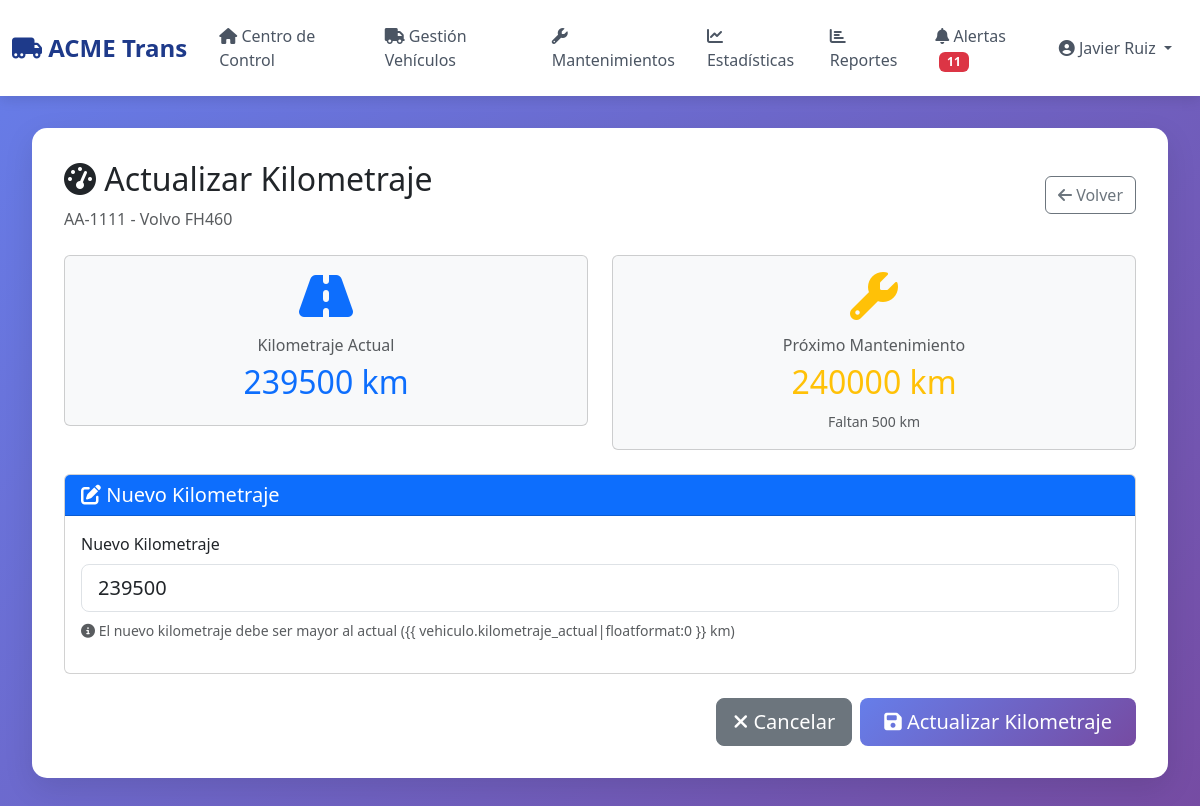
Screenshot of /dashboard/vehiculos/14/actualizar-km/ (signed in) with the database file from the repository.
### flota/models.py (models this page shows, shortened)
class Vehiculo(models.Model):
    ESTADO_CHOICES = [
        ('operativo', 'Operativo'),
        ('mantenimiento', 'En Mantenimiento'),
        ('fuera_servicio', 'Fuera de Servicio'),
    ]
    TIPO_CAPACIDAD_CHOICES = [
        ('GC', 'Gran Capacidad'),
        ('MC', 'Mediana Capacidad'),
    ]
    patente = models.CharField(max_length=10, unique=True, verbose_name="Patente")
    marca = models.CharField(max_length=50, verbose_name="Marca")
    modelo = models.CharField(max_length=50, verbose_name="Modelo")
    año = models.IntegerField(verbose_name="Año")
    tipo_capacidad = models.CharField(
        max_length=2,
        choices=TIPO_CAPACIDAD_CHOICES,
        default='MC',
        verbose_name="Tipo de Capacidad"
    )
    estado = models.CharField(
        max_length=20,
        choices=ESTADO_CHOICES,
        default='operativo',
        verbose_name="Estado"
    )
    kilometraje_actual = models.IntegerField(default=0, verbose_name="Kilometraje Actual")
    centro_operacion = models.ForeignKey(
        CentroOperacional,
        on_delete=models.CASCADE,
        related_name='vehiculos',
        verbose_name="Centro Operacional"
    )
    numero_chasis = models.CharField(max_length=50, blank=True, verbose_name="Número de Chasis")
    numero_motor = models.CharField(max_length=50, blank=True, verbose_name="Número de Motor")
    valor_adquisicion = models.DecimalField(
        max_digits=12,
        decimal_places=0,
        null=True,
        blank=True,
        verbose_name="Valor de Adquisición"
    )
    fecha_adquisicion = models.DateField(
        null=True,
        blank=True,
        verbose_name="Fecha de Adquisición"
    )
    imagen = models.ImageField(
        upload_to='vehiculos/',
        null=True,
        blank=True,
        verbose_name="Foto del Vehículo"
    )
    observaciones = models.TextField(blank=True, verbose_name="Observaciones")
    activo = models.BooleanField(default=True)
    fecha_creacion = models.DateTimeField(auto_now_add=True)
    fecha_modificacion = models.DateTimeField(auto_now=True)
    class Meta:
        verbose_name = "Vehículo"
        verbose_name_plural = "Vehículos"
        ordering = ['patente']
    def proximo_mantenimiento_km(self):
        return ((self.kilometraje_actual // 10000) + 1) * 10000
    def km_hasta_mantenimiento(self):
        return self.proximo_mantenimiento_km() - self.kilometraje_actual

### flota/views.py (the view)
# urls.py: path('vehiculos/<int:pk>/actualizar-km/', views.vehiculo_actualizar_km_view, name='vehiculo_actualizar_km'),
@login_required
def vehiculo_actualizar_km_view(request, pk):
    vehiculo = get_object_or_404(Vehiculo, pk=pk)
    if request.method == 'POST':
        form = ActualizarKilometrajeForm(request.POST, instance=vehiculo)
        if form.is_valid():
            vehiculo = form.save()
            messages.success(request, f'✅ Kilometraje de {vehiculo.patente} actualizado a {vehiculo.kilometraje_actual:,} km.')
            return redirect('flota:vehiculo_detalle', pk=vehiculo.pk)
    else:
        form = ActualizarKilometrajeForm(instance=vehiculo)
    context = {
        'form': form,
        'vehiculo': vehiculo,
        'page_title': f'Actualizar KM {vehiculo.patente}',
    }
    return render(request, 'flota/vehiculo_actualizar_km.html', context)

### flota/forms.py (shortened to what this page needs)
class ActualizarKilometrajeForm(forms.ModelForm):
    class Meta:
        model = Vehiculo
        fields = ['kilometraje_actual']
        widgets = {
            'kilometraje_actual': forms.NumberInput(attrs={
                'class': 'form-control form-control-lg',
                'min': 0
            })
        }
        labels = {
            'kilometraje_actual': 'Nuevo Kilometraje'
        }

### flota/templates/flota/vehiculo_actualizar_km.html (shortened to what this page needs)
{% extends 'flota/base.html' %}
{% block content %}
<div class="card-custom">
    <div class="d-flex justify-content-between align-items-center mb-4">
        <div>
            <h2><i class="fas fa-tachometer-alt"></i> Actualizar Kilometraje</h2>
            <p class="text-muted mb-0">{{ vehiculo.patente }} - {{ vehiculo.marca }} {{ vehiculo.modelo }}</p>
        </div>
        <a href="{% url 'flota:vehiculo_detalle' vehiculo.pk %}" class="btn btn-outline-secondary">
            <i class="fas fa-arrow-left"></i> Volver
        </a>
    </div>
    <div class="row">
        <div class="col-md-6">
            <div class="card bg-light mb-4">
                <div class="card-body text-center">
                    <i class="fas fa-road fa-3x text-primary mb-3"></i>
                    <h6 class="text-muted">Kilometraje Actual</h6>
                    <h2 class="text-primary">{{ vehiculo.kilometraje_actual|floatformat:0 }} km</h2>
                </div>
            </div>
        </div>
        <div class="col-md-6">
            <div class="card bg-light mb-4">
                <div class="card-body text-center">
                    <i class="fas fa-wrench fa-3x text-warning mb-3"></i>
                    <h6 class="text-muted">Próximo Mantenimiento</h6>
                    <h2 class="text-warning">{{ vehiculo.proximo_mantenimiento_km|floatformat:0 }} km</h2>
                    <small class="text-muted">Faltan {{ vehiculo.km_hasta_mantenimiento|floatformat:0 }} km</small>
                </div>
            </div>
        </div>
    </div>
    <form method="post">
        <div class="card">
            <div class="card-header bg-primary text-white">
                <h5 class="mb-0"><i class="fas fa-edit"></i> Nuevo Kilometraje</h5>
            </div>
            <div class="card-body">
                <div class="mb-3">
                    <label class="form-label">{{ form.kilometraje_actual.label }}</label>
                    {{ form.kilometraje_actual }}
                    <small class="form-text text-muted d-block mt-2">
                        <i class="fas fa-info-circle"></i> El nuevo kilometraje debe ser mayor al actual ({{
                        vehiculo.kilometraje_actual|floatformat:0 }} km)
                    </small>
                </div>
            </div>
        </div>
        <div class="d-flex justify-content-end gap-2 mt-4">
            <a href="{% url 'flota:vehiculo_detalle' vehiculo.pk %}" class="btn btn-secondary btn-lg">
                <i class="fas fa-times"></i> Cancelar
            </a>
            <button type="submit" class="btn btn-custom btn-lg">
                <i class="fas fa-save"></i> Actualizar Kilometraje
            </button>
        </div>
    </form>
</div>
{% endblock %}

### flota/templates/flota/base.html (shortened to what this page needs)
<!DOCTYPE html>
<html lang="es">
<head>
    <link href="https://cdn.jsdelivr.net/npm/bootstrap@5.3.0/dist/css/bootstrap.min.css" rel="stylesheet">
    <link rel="stylesheet" href="https://cdnjs.cloudflare.com/ajax/libs/font-awesome/6.4.0/css/all.min.css">
</head>
<body>
    <nav class="navbar navbar-expand-lg navbar-custom">
        <div class="container-fluid">
            <a class="navbar-brand" href="{% url 'flota:dashboard' %}">
                <i class="fas fa-truck-moving"></i> ACME Trans
            </a>
            <div class="collapse navbar-collapse" id="navbarNav">
                <ul class="navbar-nav me-auto">
                    <li class="nav-item">
                        <a class="nav-link {% if request.resolver_match.url_name == 'dashboard' %}active{% endif %}"
                            href="{% url 'flota:dashboard' %}">
                            <i class="fas fa-home"></i> Centro de Control
                        </a>
                    </li>
                    <li class="nav-item">
                        <a class="nav-link {% if request.resolver_match.url_name == 'vehiculos' %}active{% endif %}"
                            href="{% url 'flota:vehiculos' %}">
                            <i class="fas fa-truck"></i> Gestión Vehículos
                        </a>
                    </li>
                    <li class="nav-item">
                        <a class="nav-link {% if request.resolver_match.url_name == 'mantenimientos' %}active{% endif %}"
                            href="{% url 'flota:mantenimientos' %}">
                            <i class="fas fa-wrench"></i> Mantenimientos
                        </a>
                    </li>
                    <li class="nav-item">
                        <a class="nav-link {% if request.resolver_match.url_name == 'estadisticas' %}active{% endif %}"
                            href="{% url 'flota:estadisticas' %}">
                            <i class="fas fa-chart-line"></i> Estadísticas
                        </a>
                    </li>
                    <li class="nav-item">
                        <a class="nav-link {% if request.resolver_match.url_name == 'reportes' %}active{% endif %}"
                            href="{% url 'flota:reportes' %}">
                            <i class="fas fa-chart-bar"></i> Reportes
                        </a>
                    </li>
                    <li class="nav-item">
                        <a class="nav-link {% if request.resolver_match.url_name == 'alertas' %}active{% endif %}"
                            href="{% url 'flota:alertas' %}">
                            <i class="fas fa-bell"></i> Alertas
                            <span class="badge bg-danger ms-1" id="alertas-badge"></span>
                        </a>
                    </li>
                </ul>
                <ul class="navbar-nav">
                    <li class="nav-item dropdown">
                        <a class="nav-link dropdown-toggle" href="#" id="userDropdown" role="button"
                            data-bs-toggle="dropdown">
                            <i class="fas fa-user-circle"></i> {{ user.get_full_name|default:user.username }}
                        </a>
                    </li>
                </ul>
            </div>
        </div>
    </nav>
    <div class="content-container">
        {% block content %}{% endblock %}
    </div>
</body>
</html>

### flota/templates/flota/base.html (style rules this page uses)
:root { --primary-color: #1e3a8a; --success-color: #10b981; --warning-color: #f59e0b; --danger-color: #ef4444; }
body { background: linear-gradient(135deg, #667eea 0%, #764ba2 100%); min-height: 100vh; font-family: 'Segoe UI', Tahoma, Geneva, Verdana, sans-serif; }
.navbar-custom { background: white; box-shadow: 0 4px 12px rgba(0, 0, 0, 0.1); padding: 1rem 0; }
.navbar-brand { font-size: 1.5rem; font-weight: bold; color: #1e3a8a !important; }
.nav-link { color: #4b5563 !important; font-weight: 500; margin: 0 0.5rem; transition: all 0.3s; }
.content-container { padding: 2rem; }
.card-custom { background: white; border-radius: 15px; padding: 2rem; box-shadow: 0 10px 30px rgba(0, 0, 0, 0.1); margin-bottom: 2rem; }
.btn-custom { background: linear-gradient(135deg, #667eea 0%, #764ba2 100%); border: none; color: white; padding: 0.5rem 1.5rem; border-radius: 8px; font-weight: 500; }

### rows the page displays
Vehiculo: patente "AA-1111", marca "Volvo", modelo "FH460", kilometraje_actual "239500", proximo_mantenimiento_km "240000", km_hasta_mantenimiento "500"

### other values shown
{{ user.get_full_name|default:user.username }} "Javier Ruiz"
